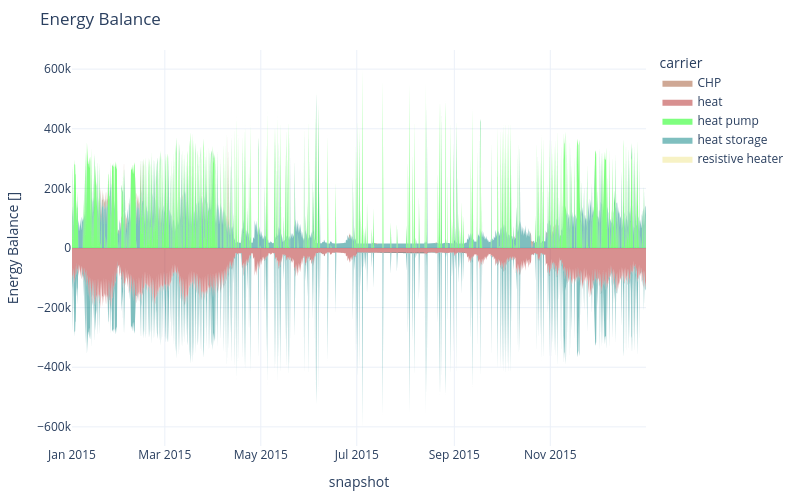

The cell this chart's notebook holds for it:
### Code cell
n.statistics.energy_balance.iplot.area(bus_carrier="heat")

### Figure 1 — Plotly figure (JSON) as saved in the notebook; plotly's stock layout.template omitted (floating-point values rounded to 4 significant figures; data arrays with more than 128 entries replaced by an {"elided": "..."} marker saying what was removed)
{"data": [{"fillpattern": {"shape": ""}, "hovertemplate": "carrier=heat pump<br>snapshot=%{x}<br>Energy Balance []=%{y}<extra></extra>", "legendgroup": "heat pump", "line": {"color": "lime", "width": 0}, "marker": {"symbol": "circle"}, "mode": "lines", "name": "heat pump", "orientation": "v", "showlegend": false, "stackgroup": "positive", "type": "scatter", "x": {"elided": "698 str values"}, "xaxis": "x", "y": {"elided": "698 float values"}, "yaxis": "y"}, {"fillpattern": {"shape": ""}, "hovertemplate": "carrier=heat storage<br>snapshot=%{x}<br>Energy Balance []=%{y}<extra></extra>", "legendgroup": "heat storage", "line": {"color": "teal", "width": 0}, "marker": {"symbol": "circle"}, "mode": "lines", "name": "heat storage", "orientation": "v", "showlegend": false, "stackgroup": "positive", "type": "scatter", "x": {"elided": "1652 str values"}, "xaxis": "x", "y": {"elided": "1652 float values"}, "yaxis": "y"}, {"fillpattern": {"shape": ""}, "hovertemplate": "carrier=CHP<br>snapshot=%{x}<br>Energy Balance []=%{y}<extra></extra>", "legendgroup": "CHP", "line": {"color": "sienna", "width": 0}, "marker": {"symbol": "circle"}, "mode": "lines", "name": "CHP", "orientation": "v", "showlegend": false, "stackgroup": "positive", "type": "scatter", "x": ["2015-01-18T16:00:00.000000000", "2015-01-18T20:00:00.000000000", "2015-01-19T00:00:00.000000000", "2015-01-19T04:00:00.000000000", "2015-01-19T08:00:00.000000000", "2015-01-19T12:00:00.000000000", "2015-01-19T16:00:00.000000000", "2015-01-19T20:00:00.000000000", "2015-01-20T00:00:00.000000000", "2015-01-20T04:00:00.000000000", "2015-01-20T08:00:00.000000000", "2015-01-20T12:00:00.000000000", "2015-01-20T16:00:00.000000000", "2015-01-20T20:00:00.000000000", "2015-01-21T00:00:00.000000000", "2015-01-21T04:00:00.000000000", "2015-01-21T08:00:00.000000000", "2015-01-21T12:00:00.000000000", "2015-01-21T16:00:00.000000000", "2015-01-21T20:00:00.000000000", "2015-01-22T00:00:00.000000000", "2015-01-22T04:00:00.000000000", "2015-01-22T08:00:00.000000000", "2015-01-22T12:00:00.000000000", "2015-01-22T16:00:00.000000000", "2015-01-22T20:00:00.000000000", "2015-01-23T00:00:00.000000000", "2015-01-23T04:00:00.000000000", "2015-01-23T08:00:00.000000000", "2015-01-23T12:00:00.000000000", "2015-01-23T16:00:00.000000000", "2015-01-25T12:00:00.000000000", "2015-01-25T16:00:00.000000000", "2015-01-30T16:00:00.000000000", "2015-01-30T20:00:00.000000000", "2015-01-31T00:00:00.000000000", "2015-01-31T04:00:00.000000000", "2015-01-31T16:00:00.000000000", "2015-01-31T20:00:00.000000000", "2015-02-01T00:00:00.000000000", "2015-02-01T04:00:00.000000000", "2015-02-02T12:00:00.000000000", "2015-02-03T12:00:00.000000000", "2015-02-04T00:00:00.000000000", "2015-02-04T04:00:00.000000000", "2015-02-04T08:00:00.000000000", "2015-02-04T16:00:00.000000000", "2015-02-04T20:00:00.000000000", "2015-02-05T00:00:00.000000000", "2015-02-06T04:00:00.000000000", "2015-02-06T16:00:00.000000000", "2015-02-06T20:00:00.000000000", "2015-02-10T20:00:00.000000000", "2015-02-11T00:00:00.000000000", "2015-02-11T04:00:00.000000000", "2015-02-11T08:00:00.000000000", "2015-02-11T12:00:00.000000000", "2015-02-11T16:00:00.000000000", "2015-02-11T20:00:00.000000000", "2015-02-12T00:00:00.000000000", "2015-02-12T04:00:00.000000000", "2015-02-12T08:00:00.000000000", "2015-02-12T12:00:00.000000000", "2015-02-12T16:00:00.000000000", "2015-02-12T20:00:00.000000000", "2015-02-13T00:00:00.000000000", "2015-02-13T04:00:00.000000000", "2015-02-25T16:00:00.000000000", "2015-02-25T20:00:00.000000000", "2015-02-26T00:00:00.000000000", "2015-03-11T20:00:00.000000000", "2015-03-12T00:00:00.000000000", "2015-03-12T04:00:00.000000000", "2015-03-20T04:00:00.000000000", "2015-03-24T04:00:00.000000000", "2015-03-24T20:00:00.000000000", "2015-03-25T00:00:00.000000000", "2015-03-25T04:00:00.000000000", "2015-04-09T00:00:00.000000000", "2015-04-09T04:00:00.000000000", "2015-04-10T00:00:00.000000000", "2015-04-10T04:00:00.000000000", "2015-06-26T04:00:00.000000000", "2015-07-14T04:00:00.000000000", "2015-08-20T04:00:00.000000000", "2015-10-09T04:00:00.000000000", "2015-10-19T04:00:00.000000000", "2015-10-19T16:00:00.000000000", "2015-10-19T20:00:00.000000000", "2015-10-20T00:00:00.000000000", "2015-10-20T04:00:00.000000000", "2015-10-20T12:00:00.000000000", "2015-10-20T16:00:00.000000000", "2015-10-20T20:00:00.000000000", "2015-10-21T00:00:00.000000000", "2015-10-29T20:00:00.000000000", "2015-10-30T00:00:00.000000000", "2015-11-01T20:00:00.000000000", "2015-11-02T00:00:00.000000000", "2015-11-02T04:00:00.000000000", "2015-11-03T04:00:00.000000000", "2015-11-03T16:00:00.000000000", "2015-11-03T20:00:00.000000000", "2015-11-04T00:00:00.000000000", "2015-11-04T04:00:00.000000000", "2015-12-15T08:00:00.000000000"], "xaxis": "x", "y": [22690.0, 22690.0, 22690.0, 22690.0, 22690.0, 22690.0, 22690.0, 22690.0, 22690.0, 22690.0, 22690.0, 22690.0, 22690.0, 22690.0, 22690.0, 22690.0, 22690.0, 22690.0, 22690.0, 22690.0, 22690.0, 22690.0, 22690.0, 22690.0, 22690.0, 22690.0, 22690.0, 22690.0, 22690.0, 22690.0, 22690.0, 13580.0, 13880.0, 18100.0, 6060.0, 12900.0, 10780.0, 21560.0, 11710.0, 6589.0, 9775.0, 22690.0, 15040.0, 19170.0, 22690.0, 12920.0, 22690.0, 22690.0, 15960.0, 14540.0, 22690.0, 22690.0, 22690.0, 22690.0, 22690.0, 22690.0, 22690.0, 22690.0, 22690.0, 22690.0, 22690.0, 16740.0, 14240.0, 22690.0, 22690.0, 8742.0, 3828.0, 16110.0, 22690.0, 22690.0, 21400.0, 22690.0, 22690.0, 17040.0, 7563.0, 16000.0, 22690.0, 22690.0, 2552.0, 22690.0, 8832.0, 22690.0, 20910.0, 2720.0, 4589.0, 12130.0, 3367.0, 22690.0, 22690.0, 22690.0, 22690.0, 14620.0, 22690.0, 22690.0, 11750.0, 20290.0, 8002.0, 2625.0, 18040.0, 22690.0, 17480.0, 547.4, 22690.0, 11050.0, 21120.0, 4945.0], "yaxis": "y"}, {"fillpattern": {"shape": ""}, "hovertemplate": "carrier=heat<br>snapshot=%{x}<br>Energy Balance []=%{y}<extra></extra>", "legendgroup": "heat", "line": {"color": "firebrick", "width": 0}, "marker": {"symbol": "circle"}, "mode": "lines", "name": "heat", "orientation": "v", "showlegend": false, "stackgroup": "negative", "type": "scatter", "x": {"elided": "2190 str values"}, "xaxis": "x", "y": {"elided": "2190 float values"}, "yaxis": "y"}, {"fillpattern": {"shape": ""}, "hovertemplate": "carrier=heat storage<br>snapshot=%{x}<br>Energy Balance []=%{y}<extra></extra>", "legendgroup": "heat storage", "line": {"color": "teal", "width": 0}, "marker": {"symbol": "circle"}, "mode": "lines", "name": "heat storage", "orientation": "v", "showlegend": false, "stackgroup": "negative", "type": "scatter", "x": {"elided": "520 str values"}, "xaxis": "x", "y": {"elided": "520 float values"}, "yaxis": "y"}, {"fillpattern": {"shape": ""}, "hovertemplate": "carrier=CHP<br>snapshot=%{x}<br>Energy Balance []=%{y}<extra></extra>", "legendgroup": "CHP", "line": {"color": "sienna", "width": 0}, "marker": {"symbol": "circle"}, "mode": "lines", "name": "CHP", "orientation": "v", "showlegend": true, "stackgroup": "1", "type": "scatter", "x": ["2015-12-31T20:00:00.000000000"], "xaxis": "x", "y": [NaN], "yaxis": "y"}, {"fillpattern": {"shape": ""}, "hovertemplate": "carrier=heat<br>snapshot=%{x}<br>Energy Balance []=%{y}<extra></extra>", "legendgroup": "heat", "line": {"color": "firebrick", "width": 0}, "marker": {"symbol": "circle"}, "mode": "lines", "name": "heat", "orientation": "v", "showlegend": true, "stackgroup": "1", "type": "scatter", "x": ["2015-12-31T20:00:00.000000000"], "xaxis": "x", "y": [NaN], "yaxis": "y"}, {"fillpattern": {"shape": ""}, "hovertemplate": "carrier=heat pump<br>snapshot=%{x}<br>Energy Balance []=%{y}<extra></extra>", "legendgroup": "heat pump", "line": {"color": "lime", "width": 0}, "marker": {"symbol": "circle"}, "mode": "lines", "name": "heat pump", "orientation": "v", "showlegend": true, "stackgroup": "1", "type": "scatter", "x": ["2015-12-31T20:00:00.000000000"], "xaxis": "x", "y": [NaN], "yaxis": "y"}, {"fillpattern": {"shape": ""}, "hovertemplate": "carrier=heat storage<br>snapshot=%{x}<br>Energy Balance []=%{y}<extra></extra>", "legendgroup": "heat storage", "line": {"color": "teal", "width": 0}, "marker": {"symbol": "circle"}, "mode": "lines", "name": "heat storage", "orientation": "v", "showlegend": true, "stackgroup": "1", "type": "scatter", "x": ["2015-12-31T20:00:00.000000000"], "xaxis": "x", "y": [NaN], "yaxis": "y"}, {"fillpattern": {"shape": ""}, "hovertemplate": "carrier=resistive heater<br>snapshot=%{x}<br>Energy Balance []=%{y}<extra></extra>", "legendgroup": "resistive heater", "line": {"color": "khaki", "width": 0}, "marker": {"symbol": "circle"}, "mode": "lines", "name": "resistive heater", "orientation": "v", "showlegend": true, "stackgroup": "1", "type": "scatter", "x": ["2015-12-31T20:00:00.000000000"], "xaxis": "x", "y": [NaN], "yaxis": "y"}], "layout": {"height": 500, "hovermode": "x", "legend": {"title": {"text": "carrier"}, "tracegroupgap": 0}, "margin": {"b": 50, "l": 50, "r": 50, "t": 50}, "title": {"text": "Energy Balance"}, "width": 800, "xaxis": {"anchor": "y", "domain": [0, 1], "title": {"text": "snapshot"}}, "yaxis": {"anchor": "x", "domain": [0, 1], "title": {"text": "Energy Balance []"}}}}
